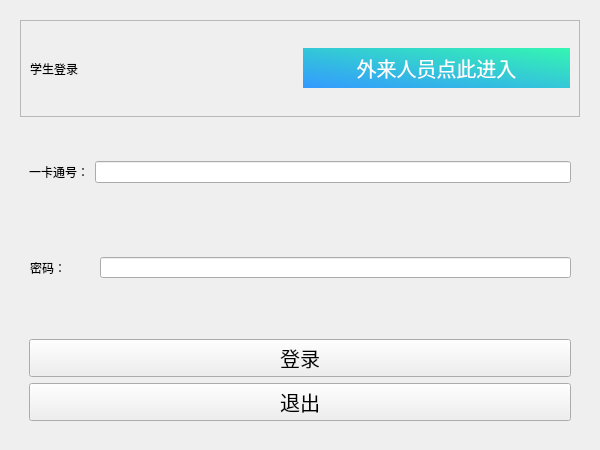
<?xml version="1.0" encoding="UTF-8"?>
<ui version="4.0">
 <class>LogInDialog</class>
 <widget class="QDialog" name="LogInDialog">
  <property name="geometry">
   <rect>
    <x>0</x>
    <y>0</y>
    <width>600</width>
    <height>450</height>
   </rect>
  </property>
  <property name="mouseTracking">
   <bool>true</bool>
  </property>
  <property name="windowTitle">
   <string>学生登录</string>
  </property>
  <layout class="QHBoxLayout" name="horizontalLayout_3">
   <item>
    <widget class="QWidget" name="widget" native="true">
     <layout class="QGridLayout" name="gridLayout">
      <item row="0" column="0">
       <widget class="QFrame" name="frame">
        <property name="frameShape">
         <enum>QFrame::StyledPanel</enum>
        </property>
        <property name="frameShadow">
         <enum>QFrame::Raised</enum>
        </property>
        <layout class="QHBoxLayout" name="horizontalLayout_2">
         <item>
          <widget class="QLabel" name="label_4">
           <property name="text">
            <string>学生登录</string>
           </property>
           <property name="scaledContents">
            <bool>true</bool>
           </property>
          </widget>
         </item>
         <item>
          <widget class="QPushButton" name="pushButton">
           <property name="styleSheet">
            <string notr="true">color:white;
border:none;
font-size:20px;
font-family:&quot;微软雅黑&quot;;
background-color: qlineargradient(spread:pad, x1:0, y1:1, x2:1, y2:0, stop:0 rgba(51, 153, 255,1), stop:1 rgba(52, 246, 177,1));
padding-top:5;
padding-bottom:5;</string>
           </property>
           <property name="text">
            <string>外来人员点此进入</string>
           </property>
          </widget>
         </item>
        </layout>
       </widget>
      </item>
      <item row="1" column="0">
       <widget class="QWidget" name="widget_2" native="true">
        <layout class="QHBoxLayout" name="horizontalLayout">
         <item>
          <widget class="QLabel" name="label">
           <property name="text">
            <string>一卡通号：</string>
           </property>
          </widget>
         </item>
         <item>
          <widget class="QLineEdit" name="lineEdit"/>
         </item>
        </layout>
       </widget>
      </item>
      <item row="2" column="0">
       <widget class="QWidget" name="widget_4" native="true">
        <widget class="QLabel" name="label_2">
         <property name="geometry">
          <rect>
           <x>10</x>
           <y>0</y>
           <width>72</width>
           <height>81</height>
          </rect>
         </property>
         <property name="text">
          <string>密码：</string>
         </property>
        </widget>
        <widget class="QLineEdit" name="lineEdit_2">
         <property name="geometry">
          <rect>
           <x>80</x>
           <y>30</y>
           <width>471</width>
           <height>21</height>
          </rect>
         </property>
        </widget>
       </widget>
      </item>
      <item row="3" column="0">
       <widget class="QWidget" name="widget_5" native="true">
        <layout class="QVBoxLayout" name="verticalLayout_2">
         <item>
          <widget class="QPushButton" name="login">
           <property name="styleSheet">
            <string notr="true">
font-size:20px;
font-family:&quot;微软雅黑&quot;;
</string>
           </property>
           <property name="text">
            <string>登录</string>
           </property>
          </widget>
         </item>
         <item>
          <widget class="QPushButton" name="exit">
           <property name="styleSheet">
            <string notr="true">font-size:20px;
font-family:&quot;微软雅黑&quot;;</string>
           </property>
           <property name="text">
            <string>退出</string>
           </property>
          </widget>
         </item>
        </layout>
       </widget>
      </item>
     </layout>
    </widget>
   </item>
  </layout>
 </widget>
 <resources/>
 <connections/>
</ui>
